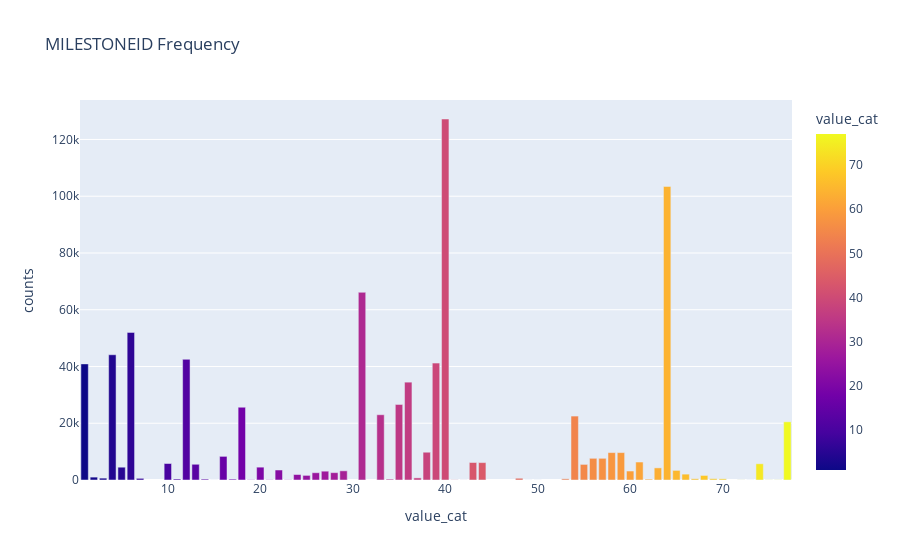

The notebook cell saved with this chart:
### Markdown cell above
## MILESTONEID Frequency

### Code cell
fig = px.bar(
    ms_cat, 
    x='value_cat', y='counts',
    color='value_cat',
    title='MILESTONEID Frequency'
)
fig.show()

### Figure 1 — Plotly figure (JSON) as saved in the notebook; plotly's stock layout.template omitted (floating-point values rounded to 4 significant figures)
{"data": [{"alignmentgroup": "True", "hovertemplate": "value_cat=%{marker.color}<br>counts=%{y}<extra></extra>", "legendgroup": "", "marker": {"color": [1, 2, 3, 4, 5, 6, 7, 10, 11, 12, 13, 14, 15, 16, 17, 18, 19, 20, 21, 22, 23, 24, 25, 26, 27, 28, 29, 31, 33, 34, 35, 36, 37, 38, 39, 40, 41, 42, 43, 44, 48, 49, 50, 53, 54, 55, 56, 57, 58, 59, 60, 61, 62, 63, 64, 65, 66, 67, 68, 69, 70, 72, 73, 74, 75, 76, 77], "coloraxis": "coloraxis"}, "name": "", "offsetgroup": "", "orientation": "v", "showlegend": false, "textposition": "auto", "type": "bar", "x": [1, 2, 3, 4, 5, 6, 7, 10, 11, 12, 13, 14, 15, 16, 17, 18, 19, 20, 21, 22, 23, 24, 25, 26, 27, 28, 29, 31, 33, 34, 35, 36, 37, 38, 39, 40, 41, 42, 43, 44, 48, 49, 50, 53, 54, 55, 56, 57, 58, 59, 60, 61, 62, 63, 64, 65, 66, 67, 68, 69, 70, 72, 73, 74, 75, 76, 77], "xaxis": "x", "y": [40911, 1015, 658, 44138, 4511, 52019, 580, 5812, 352, 42526, 5544, 317, 2, 8328, 312, 25639, 87, 4526, 81, 3521, 68, 1927, 1625, 2564, 3108, 2594, 3230, 66141, 22999, 309, 26617, 34482, 745, 9789, 41211, 127213, 65, 13, 6165, 6133, 615, 2, 1, 415, 22528, 5496, 7644, 7643, 9660, 9659, 3162, 6333, 307, 4271, 103447, 3382, 2066, 449, 1606, 462, 417, 32, 2, 5717, 44, 58, 20507], "yaxis": "y"}], "layout": {"barmode": "relative", "coloraxis": {"colorbar": {"title": {"text": "value_cat"}}, "colorscale": [[0, "#0d0887"], [0.1111, "#46039f"], [0.2222, "#7201a8"], [0.3333, "#9c179e"], [0.4444, "#bd3786"], [0.5556, "#d8576b"], [0.6667, "#ed7953"], [0.7778, "#fb9f3a"], [0.8889, "#fdca26"], [1, "#f0f921"]]}, "legend": {"tracegroupgap": 0}, "title": {"text": "MILESTONEID Frequency"}, "xaxis": {"anchor": "y", "domain": [0, 1], "title": {"text": "value_cat"}}, "yaxis": {"anchor": "x", "domain": [0, 1], "title": {"text": "counts"}}}}
